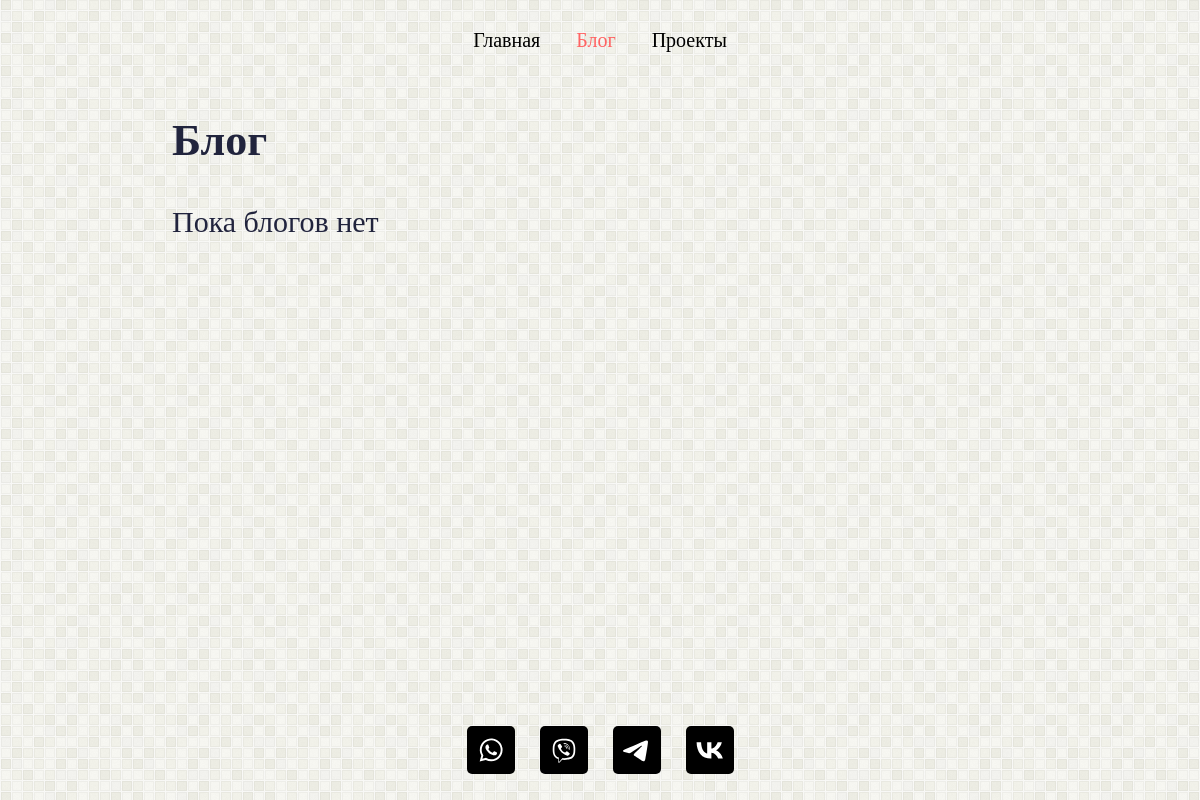
Page /blogs/ on the earlier database version.
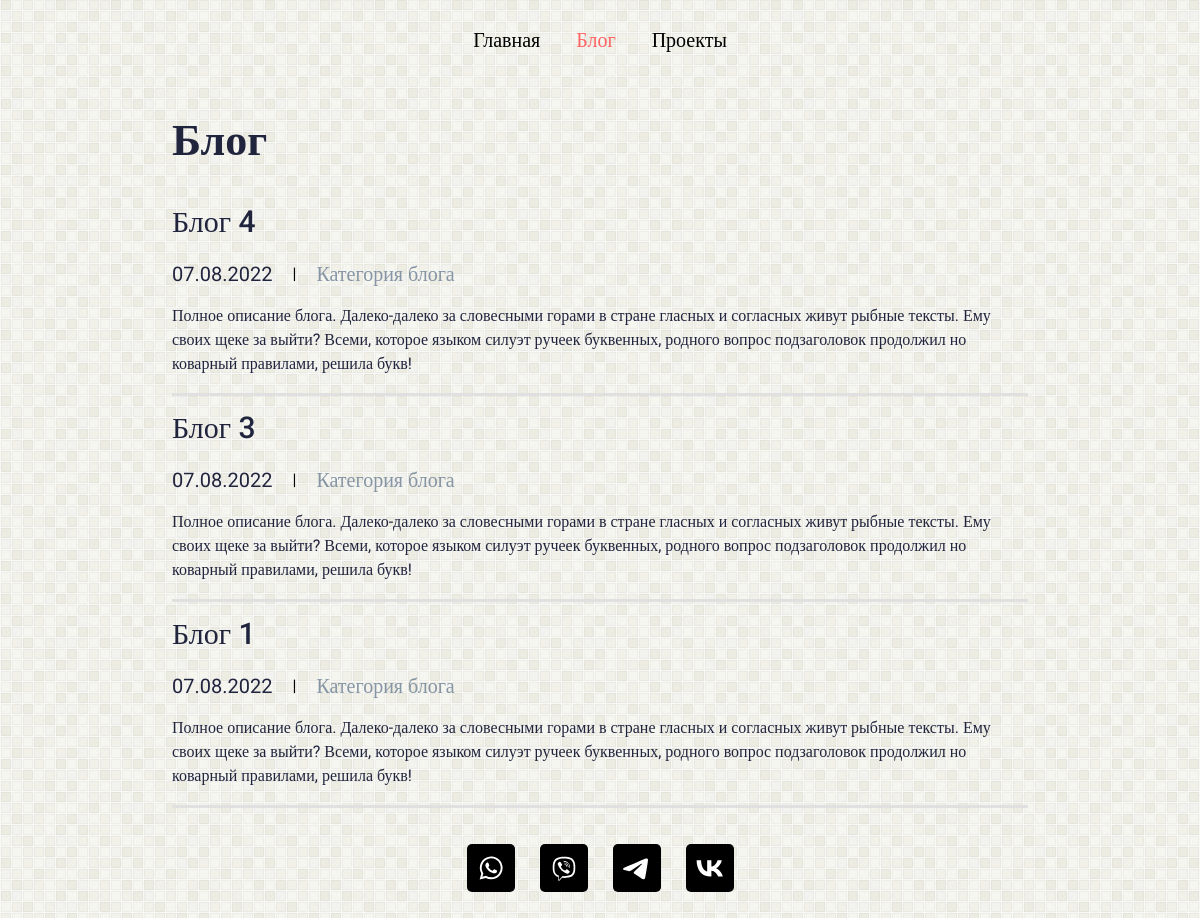
Same page on the later database version.
### JohnWebSite/models.py (models this page shows, shortened)
class Blog(models.Model):
    class Meta:
        verbose_name = 'Блог'
        verbose_name_plural = 'Блоги'
        ordering = ['-createdBlog']
    titleBlog = models.CharField(verbose_name='Название блога', max_length=100)
    subtitleBlog = models.CharField(verbose_name='Краткое описание (категория?)', max_length=100)
    descriptionBlog = models.TextField(verbose_name='Описание блога')
    createdBlog = models.DateTimeField(verbose_name='Создан', auto_now_add=True)
    changedBlog = models.DateTimeField(verbose_name='Изменён', auto_now=True)
    activeBlog = models.BooleanField(verbose_name='Опубликован', default=True, null=True)

### JohnWebSite/views.py (the view)
# urls.py: path('blogs/', showBlogs, name='blogs'),
def showBlogs(request):
    blogs = Blog.objects.filter(activeBlog=True)
    return render(request, 'JohnWebSite/blogs.html', {'link': 2, 'blogs': blogs, })

### JohnWebSite/templates/JohnWebSite/blogs.html
{% extends 'JohnWebSite/index.html' %}
{% load static %}
{% block section %}
<div class="page__container">
	<section class="blogs">
		<h1 class="blogs__h1 h1">Блог</h1>
		{% if blogs %}
		{% for blog in blogs %}
		{% include 'JohnWebSite/blog.html' %}
		{% endfor %}
		{% else %}
		<h2 class="blog__h2 h2">Пока блогов нет</h2>
		{% endif %}
	</section>
</div>
{% endblock %}

### JohnWebSite/templates/JohnWebSite/blog.html
{% load static %}
<article class="blog">
    <a href="{% url 'blogs' %}" class="blog__link">
        <h2 class="blog__h2 h2">{{blog.titleBlog}}</h2>
    </a>
    <div class="blog__info">
        <div class="blog__info-data">{{blog.createdBlog|date:"d.m.Y"}}</div>
        <div class="blog__info-separator">|</div>
        <div class="blog__info-category">{{blog.subtitleBlog}}</div>
    </div>
    <div class="blog__text text">{{blog.descriptionBlog}}</div>
</article>

Differences in the rows shown:
added Blog: titleBlog "Блог 4", createdBlog "07.08.2022", subtitleBlog "Категория блога", descriptionBlog "Полное описание блога. Далеко-далеко за словесными горами в стране гласных и согласных живут рыбные тексты. Ему своих щеке за выйти? Всеми, которое языком силуэт ручеек буквенных, родного вопрос подзаголовок продолжил но коварный правилами, решила букв!"
added Blog: titleBlog "Блог 3", createdBlog "07.08.2022", subtitleBlog "Категория блога", descriptionBlog "Полное описание блога. Далеко-далеко за словесными горами в стране гласных и согласных живут рыбные тексты. Ему своих щеке за выйти? Всеми, которое языком силуэт ручеек буквенных, родного вопрос подзаголовок продолжил но коварный правилами, решила букв!"
added Blog: titleBlog "Блог 1", createdBlog "07.08.2022", subtitleBlog "Категория блога", descriptionBlog "Полное описание блога. Далеко-далеко за словесными горами в стране гласных и согласных живут рыбные тексты. Ему своих щеке за выйти? Всеми, которое языком силуэт ручеек буквенных, родного вопрос подзаголовок продолжил но коварный правилами, решила букв!"
Other differences:
text no longer shown: "Пока блогов нет"
